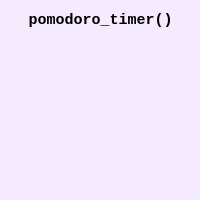
<?xml version="1.0" encoding="UTF-8"?>
<ui version="4.0">
 <class>Form</class>
 <widget class="QWidget" name="Form">
  <property name="geometry">
   <rect>
    <x>0</x>
    <y>0</y>
    <width>200</width>
    <height>200</height>
   </rect>
  </property>
  <property name="sizePolicy">
   <sizepolicy hsizetype="Preferred" vsizetype="Preferred">
    <horstretch>0</horstretch>
    <verstretch>0</verstretch>
   </sizepolicy>
  </property>
  <property name="minimumSize">
   <size>
    <width>0</width>
    <height>0</height>
   </size>
  </property>
  <property name="windowTitle">
   <string>Form</string>
  </property>
  <property name="styleSheet">
   <string notr="true">background-color: rgb(246, 234, 255);</string>
  </property>
  <widget class="QLabel" name="label">
   <property name="geometry">
    <rect>
     <x>10</x>
     <y>10</y>
     <width>181</width>
     <height>20</height>
    </rect>
   </property>
   <property name="sizePolicy">
    <sizepolicy hsizetype="Preferred" vsizetype="Preferred">
     <horstretch>1</horstretch>
     <verstretch>1</verstretch>
    </sizepolicy>
   </property>
   <property name="font">
    <font>
     <family>Consolas</family>
     <pointsize>11</pointsize>
     <bold>true</bold>
    </font>
   </property>
   <property name="text">
    <string>pomodoro_timer()</string>
   </property>
   <property name="alignment">
    <set>Qt::AlignmentFlag::AlignCenter</set>
   </property>
  </widget>
 </widget>
 <resources/>
 <connections/>
</ui>
